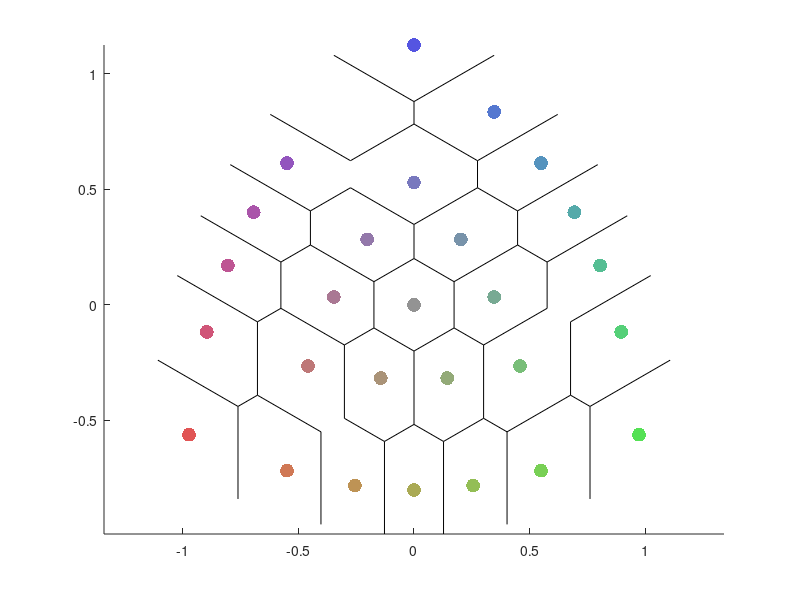

Recreate this plot in MATLAB. (Note: this script raises an error after producing the figure.)
%%
% show borders between regions
% This is for allocating seats using the Huntington-Hill method.
% There are three parties, x,y,z.
% We want to show the space of all possible proportions of populations of
% these parties and the seat allocation that would best match these
% proportions according to Huntington-Hill.

clf
m = 9; % number of seats
s = 1/m;
axis equal
hold on
for z=s:s:(1-s)
    for x = s:s:(1-z-s)
        y = 1 - x - z;
        % plot( 1/2 * ( -x + y ) , 1/(2*sqrt(3)) * ( -x - y + 2*z ) ,'o')
        
        % Draw dots for each possible combination of seats for the three
        % parties.
        plot( 1/2 * ( -log(x) + log(y) ) , 1/(2*sqrt(3)) * ( -log(x) - log(y) + 2 * log(z) ), '.','MarkerSize',30, 'MarkerEdgeColor',([x y z]/(x+y+z)).^.5)
        
        % find neighbors of the dots so we can find their borders
        right_x = x;
        right_y = y + s;
        right_z = z - s;
        left_x = x + s;
        left_y = y;
        left_z = z - s;
        down_x = x + s;
        down_y = y + s;
        down_z = z - 2*s;
        
        % find top and bottom of line. Only the ratios matter, so assume
        % the z coordinate is 1. Then use the raios to find the other
        % coordinates.
        top_xy = sqrt( (right_x / right_y) * (left_x / left_y) );
        top_yz = sqrt( (right_y / right_z) * (y / z) );
        top_z = 1;
        top_y = top_yz;
        top_x = top_xy * top_yz;
        bottom_xy = top_xy;
        if down_z == 0
            down_z = s*.5;
        end
        bottom_yz = sqrt( (left_y / left_z) * (down_y / down_z) );
        bottom_z = 1;
        bottom_y = bottom_yz;
        bottom_x = bottom_xy * bottom_yz;
        t = 0:1:1;
        xt = top_x .* (1-t) + bottom_x .* t;
        yt = top_y .* (1-t) + bottom_y .* t;
        zt = top_z .* (1-t) + bottom_z .* t;
        
        % draw borders in all three directions.
        plot( 1/2 * ( log(yt./xt) ) , 1/(2*sqrt(3)) * ( log(zt.^2./(xt.*yt)) ) ,'k')
        plot( 1/2 * ( log(zt./yt) ) , 1/(2*sqrt(3)) * ( log(xt.^2./(yt.*zt)) ) ,'k')
        plot( 1/2 * ( log(xt./zt) ) , 1/(2*sqrt(3)) * ( log(yt.^2./(zt.*xt)) ) ,'k')
    end
end

% make tick marks at whole number fractions
xt = [];
xtl = {};
for n = 1:1:(m-1)
    d = m - n - 1;
    xt(n) = 1/2 * log(n/d);
    xtl{n} = strjoin([ num2str(n) ":" num2str(d) ]);
end
xticks(xt);
xticklabels(xtl);
yticks([]);
xlabel('Party A to B Ratio, Log Scale');
title({'Huntington-Hill Allocations for Three Parties,','For All Proportions of A:B:C Party Population,',' in Log Ternary Space',['For ' num2str(m) ' seats']});
hold off
